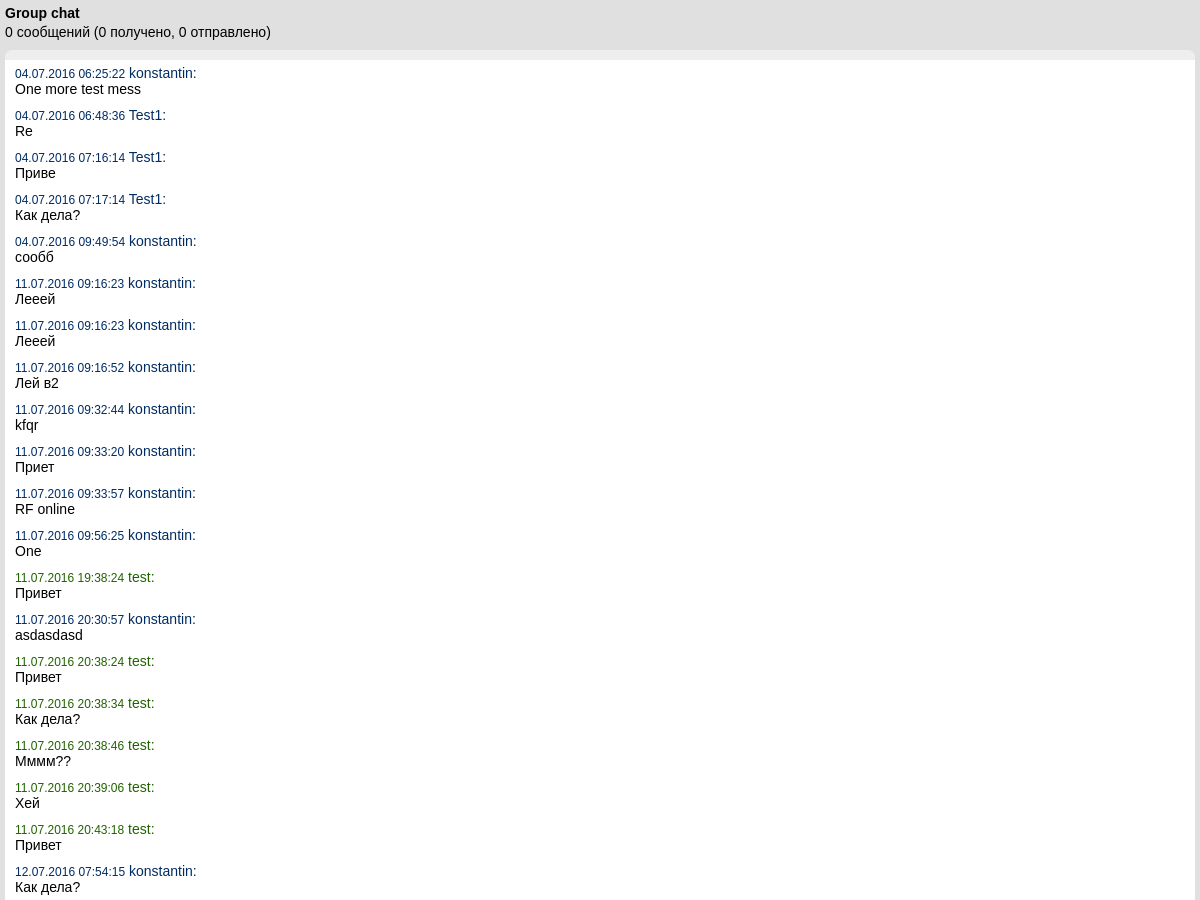
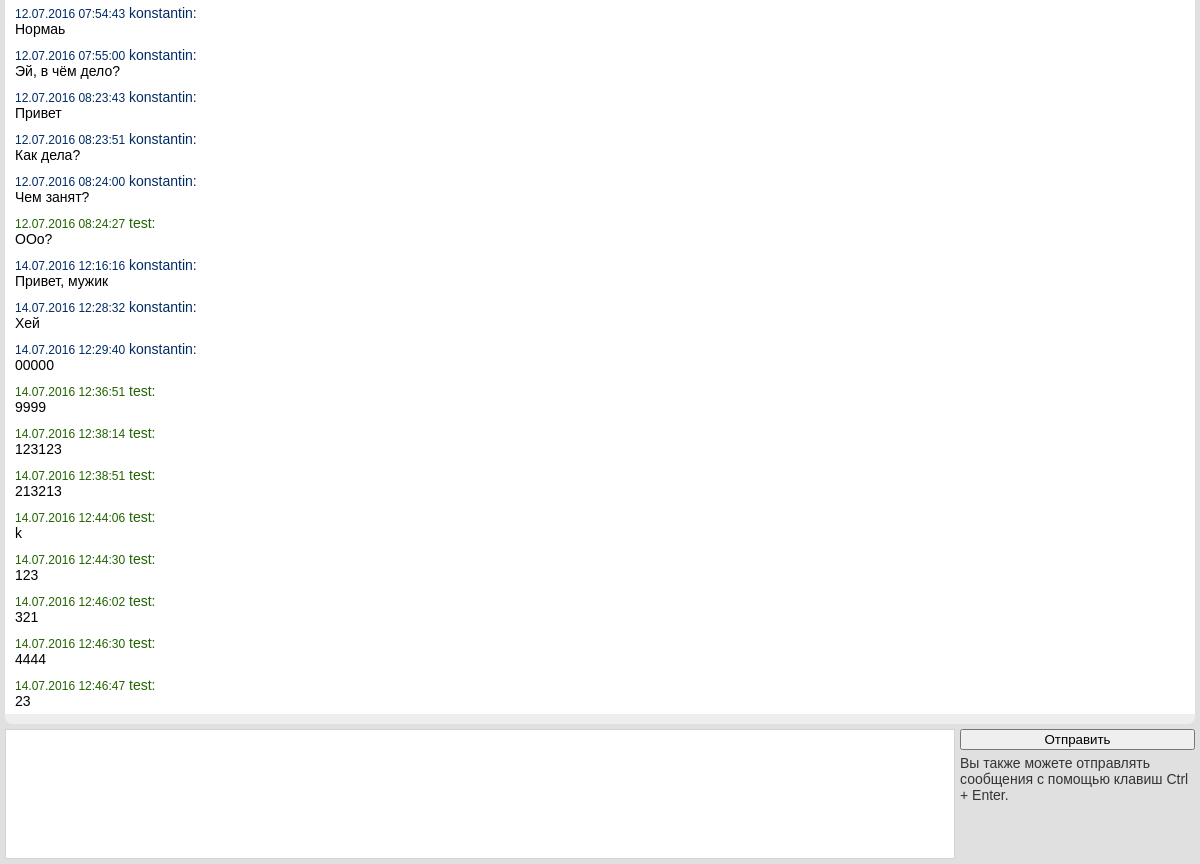
Page /dialogs/chat/4/ (signed in) on the committed database (2 pictures, top to bottom).
### dialogs/models.py (models this page shows, shortened)
class Thread(models.Model):
    name = models.TextField(blank=True)
    participants = models.ManyToManyField(User)
    last_message = models.DateTimeField(null=True, blank=True, db_index=True)
    def get_name_for_current_user(self, user):
        if self.name:
            return self.name
        participant_list = self.get_participants_list_usernames()
        participant_list.remove(user.username)
        return ", ".join(participant_list)

class Message(models.Model):
    text = models.TextField()
    sender = models.ForeignKey(User)
    thread = models.ForeignKey(Thread)
    datetime = models.DateTimeField(auto_now_add=True, db_index=True)
    has_read = models.BooleanField(default=False)

### dialogs/views.py (the view)
# urls.py: url(r'^chat/(?P<thread_id>\d+)/$', views.chat_view, name='chat'),
@login_required
def chat_view(request, thread_id):
    thread = get_object_or_404(
        Thread,
        id=thread_id,
        participants__id=request.user.id
    )
    messages_info = get_messages_info(request.user.id, thread_id)
    messages = thread.message_set.order_by("-datetime")[:]
    tz = request.COOKIES.get("timezone")
    if tz:
        timezone.activate(pytz.timezone(tz))
    clear_users_thread_unread_messages(thread, request.user)
    return render(request, 'chat.html', {
        "thread": thread,
        "thread_messages": messages,
        "messages_total": messages_info['total'],
        "messages_sent": messages_info['sent'],
        "messages_received": messages_info['received'],
    })

### dialogs/templatetags/pluralize.py (called while the page is built)
@register.filter
def rupluralize(value, arg):
    args = arg.split(",")
    try:
        number = abs(int(value))
    except TypeError:
        number = 0
    a = number % 10
    b = number % 100
    if (a == 1) and (b != 11):
        return args[0]
    elif (a >= 2) and (a <= 4) and ((b < 10) or (b >= 20)):
        return args[1]
    else:
        return args[2]

### dialogs/templatetags/threads.py (called while the page is built)
@register.simple_tag(takes_context=True)
def dialog_name(context, thread):
    return thread.get_name_for_current_user(context['user'])

### dialogs/utils.py (called while the page is built)
def get_messages_info(user_id, thread_id):
    user_id = str(user_id)
    thread_id = str(thread_id)
    ret = {}
    r = redis.StrictRedis()
    ret['total'] = r.hget(
        "thread_{}_messages".format(thread_id),
        "total_messages"
    )
    ret['sent'] = r.hget(
        "thread_{}_messages".format(thread_id),
        "from_{}".format(user_id)
    )
    if ret['total']:
        ret['total'] = int(ret['total'])
    else:
        ret['total'] = 0
    if ret['sent']:
        ret['sent'] = int(ret['sent'])
    else:
        ret['sent'] = 0
    ret['received'] = ret['total'] - ret['sent']
    return ret

def clear_users_thread_unread_messages(thread, user):
    r = redis.StrictRedis()
    r.hset(
        "thread_{}_messages".format(thread.id),
        "user_{}_unread_msg_count".format(user.username),
        0
    )

### dialogs/templates/chat.html (shortened to what this page needs)
{% extends "base.html" %}
{% load threads %}
{% block content %}
{% load pluralize %}
<div class="chat">
  <div class="dialog-name">
    <p class="name">{% dialog_name thread %}</p>
    <p class="messages"><span class="total">{{ messages_total }}</span> {{ messages_total|rupluralize:"сообщение,сообщения,сообщений" }} (<span class="received">{{ messages_received }}</span> получено, <span class="sent">{{ messages_sent }}</span> отправлено)</p>
  </div>
  <div class="conversation">
    <div class="mess-old">
      {% for message in thread_messages reversed %}
        {% include "includes/message.html" %}
      {% endfor %}
    </div>
  </div>
  <form class="message_form">
    <div class="compose">
      <textarea rows="1" cols="30" id="message_textarea"></textarea>
    </div>
    <div class="send">
      <button class="btn" type="button">Отправить</button>
      <p>Вы также можете отправлять сообщения с помощью клавиш Ctrl + Enter.</p>
    </div>
  </form>
</div>
{% endblock content %}

### dialogs/templates/includes/message.html
<div id="{{ message.id }}" class="message {% if not message.has_read %}not_read{% endif %}">
  <div class="author {% if message.sender == user %}we{% else %}partner{% endif %}">
    <span class="datetime">{{ message.datetime|date:"d.m.Y H:i:s" }}</span> {{ message.sender }}:
  </div>
  <p class="message">{{ message.text|linebreaksbr }}</p>
</div>

### dialogs/static/dialogs/privatemessages.css (style rules this page uses)
html, body { height: 100%; margin: 0; }
body { font-family: Geneva, Arial, Helvetica, sans-serif; font-size: 14px; color: #000; background: #fff; }
textarea, form p input { border: 1px #d4d4d4 solid; }
div.chat { height: 100%; min-height: 400px; min-width: 600px; position: relative; background-color: #e0e0e0; }
div.chat div.dialog-name { height: 50px; padding: 5px; }
div.chat div.dialog-name p { margin: 0; }
div.chat div.dialog-name p.name { font-weight: bold; margin-bottom: 3px; }
div.chat div.conversation { position: absolute; top: 50px; left: 5px; right: 5px; bottom: 140px; overflow: auto; padding: 0 5px; border-style: solid; border-color: #eee; border-width: 10px 0; background-color: #fff; -webkit-border-radius: 7px; -moz-border-radius: 7px; border-radius: 7px; }
div.chat div.conversation div.message { padding: 5px; }
div.chat div.conversation div.message p, div { margin: 0; }
div.chat div.conversation div.message div.author.partner { color: #002c64; }
div.chat div.conversation div.message div.author.we { color: #216300; }
div.chat div.conversation div.message div.author span.datetime { font-size: 12px; }
div.chat form.message_form { position: absolute; margin: 0; left: 0; right: 0; bottom: 5px; height: 130px; }
div.chat form.message_form div.compose { float: left; height: 100%; width: 80%; padding: 0 5px; -webkit-box-sizing: border-box; -moz-box-sizing: border-box; box-sizing: border-box; }
div.chat form.message_form div.compose textarea { width: 100%; height: 100%; margin: 0; -webkit-box-sizing: border-box; -moz-box-sizing: border-box; box-sizing: border-box; resize: none; }
div.chat form.message_form div.send { float: left; height: 100%; width: 20%; min-width: 100px; padding-right: 5px; -webkit-box-sizing: border-box; -moz-box-sizing: border-box; box-sizing: border-box; }
div.chat form.message_form div.send p { margin-top: 5px; color: #333; }
div.chat form.message_form div.send button { width: 100%; -webkit-box-sizing: border-box; -moz-box-sizing: border-box; box-sizing: border-box; }

### rows in the picture
Thread: name "Group chat"
Message: datetime "04.07.2016 06:25:22", sender "konstantin", text "One more test mess"
Message: datetime "04.07.2016 06:48:36", sender "Test1", text "Re"
Message: datetime "04.07.2016 07:16:14", sender "Test1", text "Приве"
Message: datetime "04.07.2016 07:17:14", sender "Test1", text "Как дела?"
Message: datetime "04.07.2016 09:49:54", sender "konstantin", text "сообб"
Message: datetime "11.07.2016 09:16:23", sender "konstantin", text "Лееей"
Message: datetime "11.07.2016 09:16:23", sender "konstantin", text "Лееей"
Message: datetime "11.07.2016 09:16:52", sender "konstantin", text "Лей в2"
Message: datetime "11.07.2016 09:32:44", sender "konstantin", text "kfqr"
Message: datetime "11.07.2016 09:33:20", sender "konstantin", text "Приет"
Message: datetime "11.07.2016 09:33:57", sender "konstantin", text "RF online"
Message: datetime "11.07.2016 09:56:25", sender "konstantin", text "One"
Message: datetime "11.07.2016 19:38:24", sender "test", text "Привет"
Message: datetime "11.07.2016 20:30:57", sender "konstantin", text "asdasdasd"
Message: datetime "11.07.2016 20:38:24", sender "test", text "Привет"
Message: datetime "11.07.2016 20:38:34", sender "test", text "Как дела?"
Message: datetime "11.07.2016 20:38:46", sender "test", text "Мммм??"
Message: datetime "11.07.2016 20:39:06", sender "test", text "Хей"
Message: datetime "11.07.2016 20:43:18", sender "test", text "Привет"
Message: datetime "12.07.2016 07:54:15", sender "konstantin", text "Как дела?"
Message: datetime "12.07.2016 07:54:43", sender "konstantin", text "Нормаь"
Message: datetime "12.07.2016 07:55:00", sender "konstantin", text "Эй, в чём дело?"
Message: datetime "12.07.2016 08:23:43", sender "konstantin", text "Привет"
Message: datetime "12.07.2016 08:23:51", sender "konstantin", text "Как дела?"
Message: datetime "12.07.2016 08:24:00", sender "konstantin", text "Чем занят?"
Message: datetime "12.07.2016 08:24:27", sender "test", text "ООо?"
Message: datetime "14.07.2016 12:16:16", sender "konstantin", text "Привет, мужик"
Message: datetime "14.07.2016 12:28:32", sender "konstantin", text "Хей"
Message: datetime "14.07.2016 12:29:40", sender "konstantin", text "00000"
Message: datetime "14.07.2016 12:36:51", sender "test", text "9999"
Message: datetime "14.07.2016 12:38:14", sender "test", text "123123"
Message: datetime "14.07.2016 12:38:51", sender "test", text "213213"
Message: datetime "14.07.2016 12:44:06", sender "test", text "k"
Message: datetime "14.07.2016 12:44:30", sender "test", text "123"
Message: datetime "14.07.2016 12:46:02", sender "test", text "321"
Message: datetime "14.07.2016 12:46:30", sender "test", text "4444"
Message: datetime "14.07.2016 12:46:47", sender "test", text "23"

### other values in the picture
{{ messages_total }} "0"
{{ messages_total|rupluralize:"сообщение,сообщения,сообщений" }} "сообщений"
{{ messages_received }} "0"
{{ messages_sent }} "0"
